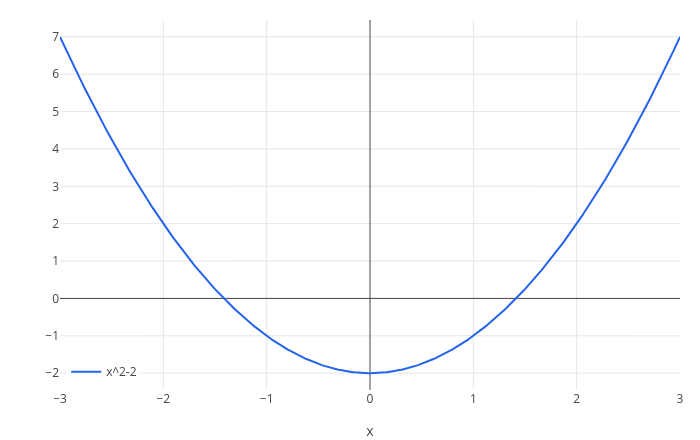

The notebook cell saved with this chart:
### Markdown cell above
## 1. Anatomy of a plot

A function takes a number $x$ and gives a number $f(x)$. Its graph is the set of points $(x, f(x))$: for every $x$
on the horizontal axis, the height of the curve is $f(x)$.

The basic command is

```
plot(expression, variable, from, to)
```

* **expression**: what to draw, for example `x^2 - 2`;
* **variable**: the letter that runs along the horizontal axis, here `x`;
* **from**, **to**: the part of the horizontal axis to show.

Galileo computes the expression at 400 evenly spaced values of the variable between *from* and *to* and joins the
points. The vertical range is chosen automatically to fit the curve.

### Code cell
plot(x^2 - 2, x, -3, 3)

### Figure 1 — Plotly figure (JSON) as saved in the notebook; plotly's stock layout.template omitted (floating-point values rounded to 4 significant figures; data arrays with more than 128 entries replaced by an {"elided": "..."} marker saying what was removed)
{"data": [{"line": {"color": "#2563eb", "width": 2}, "mode": "lines", "name": "x^2-2", "type": "scatter", "x": {"elided": "402 float values"}, "y": {"elided": "402 float values"}}], "layout": {"height": 440, "legend": {"bgcolor": "rgba(255,255,255,0.8)", "x": 0.01, "xanchor": "left", "y": 0.01, "yanchor": "bottom"}, "margin": {"b": 50, "l": 60, "r": 20, "t": 20}, "showlegend": true, "title": {"text": ""}, "width": 700, "xaxis": {"title": {"text": "x"}, "zeroline": true}, "yaxis": {"range": [-2.45, 7.45], "title": {"text": ""}, "zeroline": true}}}
